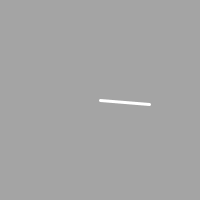
Frame 1 (no input)
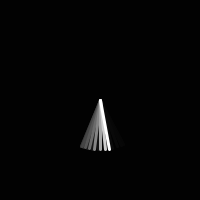
Frame 60 (the mouse pressed at the canvas centre just before this capture)
Frame 120 (the mouse held since frame 60 and released just before this capture): identical to frame 60, image omitted

The Processing sketch that drew these frames (run headless with seeded random() and noise(); from frame 60 on, the mouse is pressed at the canvas centre):

// Processing sketch: SimplePendulum
// ── SimplePendulum.pde
float angle, speed, distance, acc, vel, drag;

void setup(){
  size(200,200);
  smooth();
  frameRate(20);
  
  angle = 0;
  speed = 0.1;
  distance = 50;
  vel = 0;
  acc = 0;
  drag = 0.95;
}

void draw(){
  fill(0,0,0,50);
  rect(-2,-2,width+4,height+4);
  
  acc = sin(angle + HALF_PI) * speed;
  
  vel += acc;
  
  vel *= drag;
  
  angle += vel;
  acc = 0;
  
  stroke(255);
  strokeWeight(3);
  line(width*0.5, height*0.5, width*0.5 + cos(angle)*distance, height*0.5 + sin(angle)*distance);
}

void mousePressed(){
  angle = atan2(mouseY-height*0.5,mouseX-width*0.5);
  vel=0;
}
